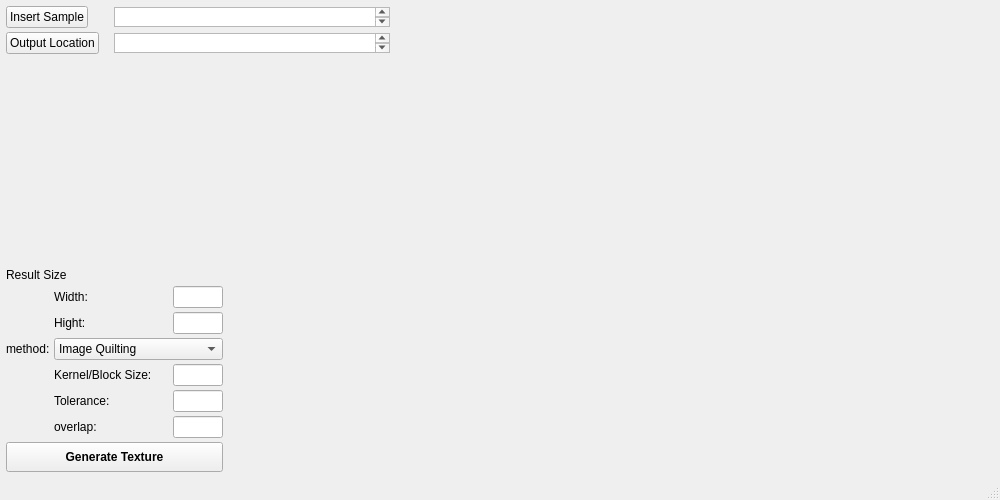
<?xml version="1.0" encoding="UTF-8"?>
<ui version="4.0">
 <class>MainWindow</class>
 <widget class="QMainWindow" name="MainWindow">
  <property name="enabled">
   <bool>true</bool>
  </property>
  <property name="geometry">
   <rect>
    <x>0</x>
    <y>0</y>
    <width>1000</width>
    <height>500</height>
   </rect>
  </property>
  <property name="sizePolicy">
   <sizepolicy hsizetype="Fixed" vsizetype="Fixed">
    <horstretch>0</horstretch>
    <verstretch>0</verstretch>
   </sizepolicy>
  </property>
  <property name="minimumSize">
   <size>
    <width>1000</width>
    <height>500</height>
   </size>
  </property>
  <property name="maximumSize">
   <size>
    <width>1000</width>
    <height>515</height>
   </size>
  </property>
  <property name="windowTitle">
   <string>MainWindow</string>
  </property>
  <widget class="QWidget" name="centralwidget">
   <layout class="QGridLayout" name="gridLayout">
    <item row="0" column="0" colspan="2">
     <widget class="QPushButton" name="insert">
      <property name="sizePolicy">
       <sizepolicy hsizetype="Fixed" vsizetype="Fixed">
        <horstretch>0</horstretch>
        <verstretch>0</verstretch>
       </sizepolicy>
      </property>
      <property name="statusTip">
       <string>no spaces in path!</string>
      </property>
      <property name="text">
       <string>Insert Sample</string>
      </property>
     </widget>
    </item>
    <item row="0" column="2" colspan="3">
     <widget class="QTextBrowser" name="input_path">
      <property name="maximumSize">
       <size>
        <width>16777215</width>
        <height>20</height>
       </size>
      </property>
      <property name="statusTip">
       <string>no spaces in path!</string>
      </property>
      <property name="readOnly">
       <bool>true</bool>
      </property>
     </widget>
    </item>
    <item row="0" column="5" rowspan="2">
     <spacer name="horizontalSpacer_5">
      <property name="orientation">
       <enum>Qt::Horizontal</enum>
      </property>
      <property name="sizeHint" stdset="0">
       <size>
        <width>18</width>
        <height>20</height>
       </size>
      </property>
     </spacer>
    </item>
    <item row="0" column="6">
     <spacer name="horizontalSpacer">
      <property name="orientation">
       <enum>Qt::Horizontal</enum>
      </property>
      <property name="sizeHint" stdset="0">
       <size>
        <width>40</width>
        <height>20</height>
       </size>
      </property>
     </spacer>
    </item>
    <item row="0" column="7">
     <spacer name="horizontalSpacer_2">
      <property name="orientation">
       <enum>Qt::Horizontal</enum>
      </property>
      <property name="sizeHint" stdset="0">
       <size>
        <width>131</width>
        <height>20</height>
       </size>
      </property>
     </spacer>
    </item>
    <item row="0" column="8">
     <spacer name="horizontalSpacer_3">
      <property name="orientation">
       <enum>Qt::Horizontal</enum>
      </property>
      <property name="sizeHint" stdset="0">
       <size>
        <width>201</width>
        <height>20</height>
       </size>
      </property>
     </spacer>
    </item>
    <item row="1" column="0" colspan="2">
     <widget class="QPushButton" name="output">
      <property name="sizePolicy">
       <sizepolicy hsizetype="Fixed" vsizetype="Fixed">
        <horstretch>0</horstretch>
        <verstretch>0</verstretch>
       </sizepolicy>
      </property>
      <property name="statusTip">
       <string>no spaces in path!</string>
      </property>
      <property name="text">
       <string>Output Location</string>
      </property>
     </widget>
    </item>
    <item row="1" column="2" colspan="3">
     <widget class="QTextBrowser" name="output_path">
      <property name="maximumSize">
       <size>
        <width>16777215</width>
        <height>20</height>
       </size>
      </property>
      <property name="statusTip">
       <string>no spaces in path!</string>
      </property>
     </widget>
    </item>
    <item row="1" column="6" rowspan="10" colspan="3">
     <widget class="QLabel" name="result">
      <property name="minimumSize">
       <size>
        <width>600</width>
        <height>400</height>
       </size>
      </property>
      <property name="maximumSize">
       <size>
        <width>600</width>
        <height>400</height>
       </size>
      </property>
      <property name="autoFillBackground">
       <bool>true</bool>
      </property>
      <property name="text">
       <string/>
      </property>
      <property name="scaledContents">
       <bool>true</bool>
      </property>
     </widget>
    </item>
    <item row="2" column="0" colspan="5">
     <widget class="QLabel" name="sample">
      <property name="minimumSize">
       <size>
        <width>300</width>
        <height>200</height>
       </size>
      </property>
      <property name="maximumSize">
       <size>
        <width>300</width>
        <height>200</height>
       </size>
      </property>
      <property name="autoFillBackground">
       <bool>true</bool>
      </property>
      <property name="text">
       <string/>
      </property>
      <property name="scaledContents">
       <bool>true</bool>
      </property>
     </widget>
    </item>
    <item row="3" column="0" colspan="2">
     <spacer name="verticalSpacer">
      <property name="orientation">
       <enum>Qt::Vertical</enum>
      </property>
      <property name="sizeHint" stdset="0">
       <size>
        <width>20</width>
        <height>49</height>
       </size>
      </property>
     </spacer>
    </item>
    <item row="4" column="0" colspan="2">
     <widget class="QLabel" name="label_result_size">
      <property name="text">
       <string>Result Size</string>
      </property>
     </widget>
    </item>
    <item row="5" column="1">
     <widget class="QLabel" name="label_width">
      <property name="text">
       <string>Width:</string>
      </property>
     </widget>
    </item>
    <item row="5" column="3">
     <widget class="QLineEdit" name="input_width">
      <property name="maximumSize">
       <size>
        <width>50</width>
        <height>16777215</height>
       </size>
      </property>
      <property name="cursor">
       <cursorShape>IBeamCursor</cursorShape>
      </property>
      <property name="statusTip">
       <string>width of the result image in pixels</string>
      </property>
      <property name="clearButtonEnabled">
       <bool>false</bool>
      </property>
     </widget>
    </item>
    <item row="5" column="4" rowspan="2">
     <spacer name="horizontalSpacer_4">
      <property name="orientation">
       <enum>Qt::Horizontal</enum>
      </property>
      <property name="sizeHint" stdset="0">
       <size>
        <width>131</width>
        <height>20</height>
       </size>
      </property>
     </spacer>
    </item>
    <item row="6" column="1">
     <widget class="QLabel" name="label_hight">
      <property name="text">
       <string>Hight:</string>
      </property>
     </widget>
    </item>
    <item row="6" column="3">
     <widget class="QLineEdit" name="input_hight">
      <property name="maximumSize">
       <size>
        <width>50</width>
        <height>16777215</height>
       </size>
      </property>
      <property name="statusTip">
       <string>hight of the result image in pixels</string>
      </property>
     </widget>
    </item>
    <item row="7" column="0">
     <widget class="QLabel" name="label_method">
      <property name="text">
       <string>method:</string>
      </property>
     </widget>
    </item>
    <item row="7" column="1" colspan="3">
     <widget class="QComboBox" name="input_method">
      <item>
       <property name="text">
        <string>Image Quilting</string>
       </property>
      </item>
      <item>
       <property name="text">
        <string>Non-parametric Sampling</string>
       </property>
      </item>
     </widget>
    </item>
    <item row="8" column="1" colspan="2">
     <widget class="QLabel" name="label_kernel">
      <property name="text">
       <string>Kernel/Block Size:</string>
      </property>
      <property name="scaledContents">
       <bool>false</bool>
      </property>
     </widget>
    </item>
    <item row="8" column="3">
     <widget class="QLineEdit" name="input_kernel">
      <property name="maximumSize">
       <size>
        <width>50</width>
        <height>16777215</height>
       </size>
      </property>
      <property name="cursor">
       <cursorShape>IBeamCursor</cursorShape>
      </property>
      <property name="statusTip">
       <string>image quilting requires block size. non_parametric sampling requiers odd number kernel size (pixels)</string>
      </property>
     </widget>
    </item>
    <item row="9" column="1">
     <widget class="QLabel" name="label_tolerance">
      <property name="text">
       <string>Tolerance:</string>
      </property>
      <property name="scaledContents">
       <bool>false</bool>
      </property>
     </widget>
    </item>
    <item row="9" column="3">
     <widget class="QLineEdit" name="input_tolerance">
      <property name="maximumSize">
       <size>
        <width>50</width>
        <height>16777215</height>
       </size>
      </property>
      <property name="cursor">
       <cursorShape>IBeamCursor</cursorShape>
      </property>
      <property name="statusTip">
       <string>rms tolerance (0-1)</string>
      </property>
     </widget>
    </item>
    <item row="10" column="1">
     <widget class="QLabel" name="label_overlap">
      <property name="enabled">
       <bool>true</bool>
      </property>
      <property name="text">
       <string>overlap:</string>
      </property>
     </widget>
    </item>
    <item row="10" column="3">
     <widget class="QLineEdit" name="input_overlap">
      <property name="maximumSize">
       <size>
        <width>50</width>
        <height>16777215</height>
       </size>
      </property>
      <property name="statusTip">
       <string>block overlap for image quilting (0-1)</string>
      </property>
     </widget>
    </item>
    <item row="11" column="0" colspan="4">
     <widget class="QPushButton" name="generate">
      <property name="minimumSize">
       <size>
        <width>0</width>
        <height>30</height>
       </size>
      </property>
      <property name="font">
       <font>
        <weight>75</weight>
        <bold>true</bold>
       </font>
      </property>
      <property name="statusTip">
       <string>create </string>
      </property>
      <property name="text">
       <string>Generate Texture</string>
      </property>
     </widget>
    </item>
   </layout>
  </widget>
  <widget class="QStatusBar" name="statusbar"/>
  <action name="actionnew">
   <property name="text">
    <string>new</string>
   </property>
  </action>
  <action name="actionsave_as">
   <property name="text">
    <string>save as</string>
   </property>
  </action>
  <action name="actionsettings">
   <property name="text">
    <string>settings</string>
   </property>
  </action>
 </widget>
 <layoutdefault spacing="4" margin="6"/>
 <resources/>
 <connections/>
</ui>
